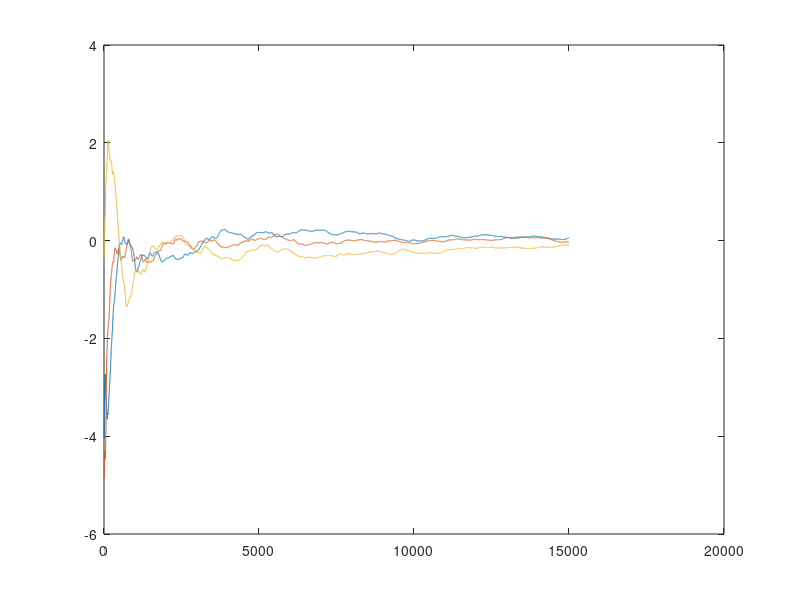

Source code (MATLAB):
%J. C. Spall, June 2001
%Performs the M-H sampling.  Code is specialized for Example 16.1 on generating bivariate
%normal r.v.s with mean zero.  Code is not optimized for efficiency (e.g., includes matrix
%inverse).
clear all;
sigma=[1 .9;.9 1];			%covariance matrix
rand('seed',141415927)
cases=3;
burn=500; 	%No. of iterations for "burn-in" at each replication
post_burn=15000;   %No. of iterations for use in computing ergodic averages per replication
%erg_mean=zeros(cases,1);	%vector storing the ergodic mean of X(1), r.v. of interest, for each rep.
%output=zeros(cases,1);	%vector storing the terminal value for X(1), the r.v. of interest
percent_rej=zeros(cases,1); %variable storing the % of rejects for each run
for i=1:cases
   reject=0;
   X=[-1,1]';	%Initial state
   ergodic=0;
   for k=1:burn
      W=X+rand(2,1)-0.5*ones(2,1);	%candidate: addition of U(-.5,.5) r.v.s to current X
      test=rand;
      rho=exp(-.5*W'*inv(sigma)*W)/exp(-.5*X'*inv(sigma)*X);
      if test < rho
         X=W;
      else
         reject=reject+1;
      end
   end
   for k=1:post_burn
      W=X+rand(2,1)-0.5*ones(2,1);	%candidate: addition of uniform r.v.s to current X
      test=rand;
      rho=exp(-.5*W'*inv(sigma)*W)/exp(-.5*X'*inv(sigma)*X);
      if test < rho
         X=W;
      else 
         reject=reject+1;
      end
      ergodic=(k-1)*ergodic/k+(X(1)+X(2))/k;
      erg_plot(k,i)=ergodic;
   end
   percent_rej(i)=100*reject/(burn+post_burn);
end
plot(erg_plot);
percent_rej
%erg_mean
%mean(erg_mean)
%std(erg_mean)
%hist(output,20);
       